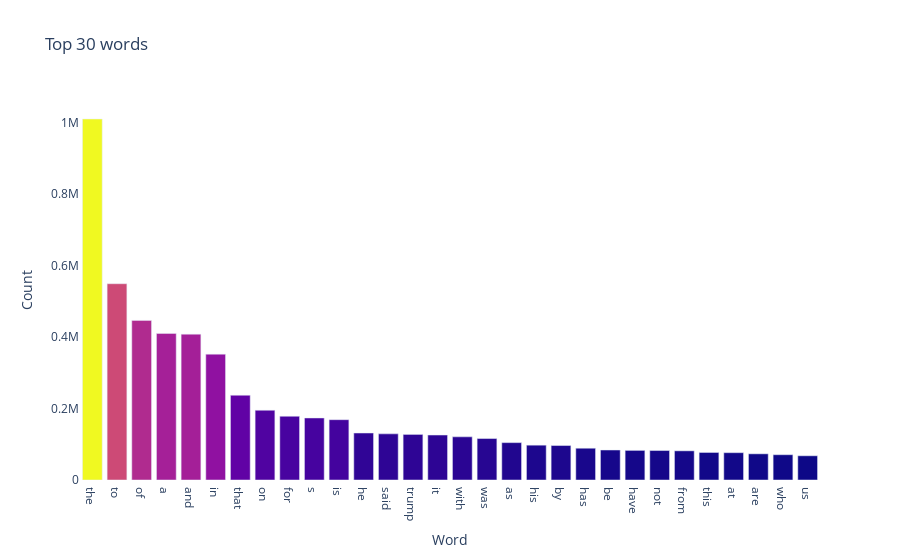

The code cell stored with this chart in its notebook:
### Code cell
##Snyk Advisor. (2023). How to use the plotly.graph_objs.Layout function in plotly | Snyk.
#  [online] Available at: https://snyk.io/advisor/python/plotly/functions/plotly.graph_objs.Layout [Accessed 5 Jul. 2023].

plot_data = [
    go.Bar(
        x=allNews_short.index,
        y=allNews_short[0],
        name='True',
        marker = dict(
            color = allNews_short[0]
        )
    )
]
plot_layout = go.Layout(
        title='Top 30 words',
        yaxis_title='Count',
        xaxis_title='Word',
        plot_bgcolor='rgba(0,0,0,0)'
    )
fig = go.Figure(data=plot_data, layout=plot_layout)
pyofl.iplot(fig)

### Figure 1 — Plotly figure (JSON) as saved in the notebook; plotly's stock layout.template omitted (floating-point values rounded to 4 significant figures)
{"data": [{"marker": {"color": [1009638, 548948, 446401, 409920, 407915, 351909, 237060, 195108, 178301, 173480, 168709, 131372, 129056, 127443, 125714, 120702, 115989, 104525, 97396, 96399, 88855, 83840, 82794, 82460, 81549, 76969, 76357, 73180, 70667, 67709]}, "name": "True", "type": "bar", "x": ["the", "to", "of", "a", "and", "in", "that", "on", "for", "s", "is", "he", "said", "trump", "it", "with", "was", "as", "his", "by", "has", "be", "have", "not", "from", "this", "at", "are", "who", "us"], "y": [1009638, 548948, 446401, 409920, 407915, 351909, 237060, 195108, 178301, 173480, 168709, 131372, 129056, 127443, 125714, 120702, 115989, 104525, 97396, 96399, 88855, 83840, 82794, 82460, 81549, 76969, 76357, 73180, 70667, 67709]}], "layout": {"plot_bgcolor": "rgba(0,0,0,0)", "title": {"text": "Top 30 words"}, "xaxis": {"title": {"text": "Word"}}, "yaxis": {"title": {"text": "Count"}}}}
